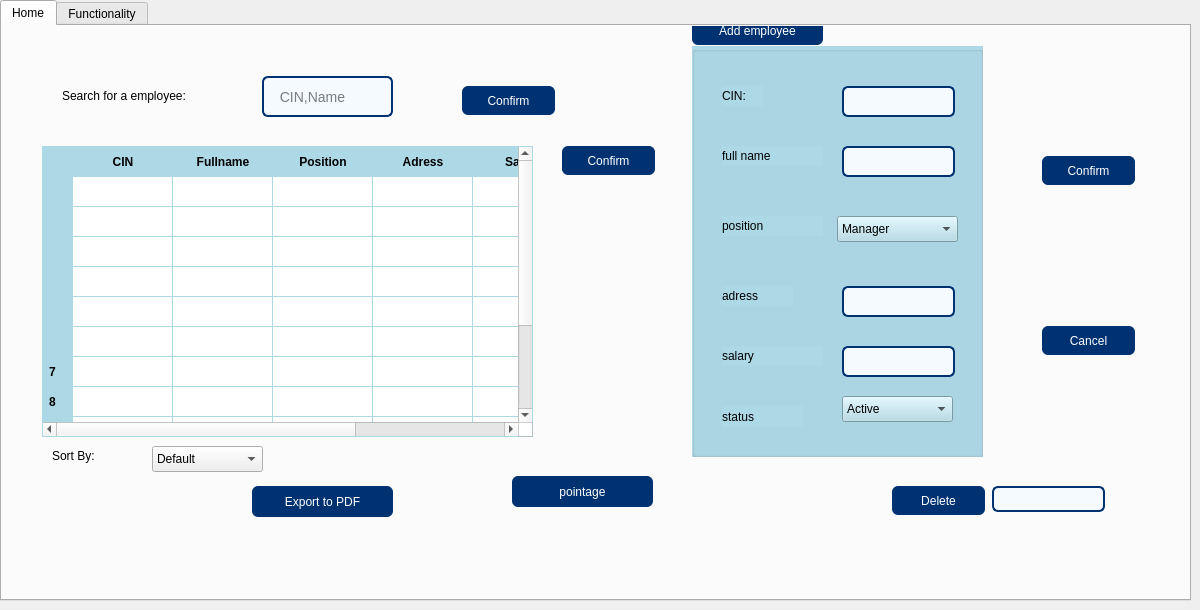
    <widget class="QWidget" name="page_5">
     <widget class="QTabWidget" name="tabWidget_4">
      <property name="geometry">
       <rect>
        <x>0</x>
        <y>0</y>
        <width>1191</width>
        <height>601</height>
       </rect>
      </property>
      <property name="styleSheet">
       <string notr="true">QTabWidget::pane {
    background: transparent;
    border: none;
}

QTabWidget::tab-bar {
    background: transparent;
}

QTabBar::tab {
    background: transparent;
    border: none;
    color: white;
    padding: 6px 12px;
}

QTabBar::tab:selected {
    background: rgba(255,255,255,0);
}

QTabBar::tab:hover {
    background: rgba(255,255,255,0.05);
}

/* Rendre la PAGE interne transparente */
QTabWidget &gt; QWidget {
    background: transparent;
    border: none;
}
</string>
      </property>
      <property name="currentIndex">
       <number>0</number>
      </property>
      <widget class="QWidget" name="tab_8">
       <attribute name="title">
        <string>Home</string>
       </attribute>
       <widget class="QPushButton" name="btnPointage">
        <property name="geometry">
         <rect>
          <x>510</x>
          <y>450</y>
          <width>141</width>
          <height>31</height>
         </rect>
        </property>
        <property name="styleSheet">
         <string notr="true">QPushButton {
	font: 900 9pt &quot;Swis721 Blk BT&quot;;
    background-color: #003271;
    color: white;
    border-radius: 6px;
    padding: 6px 12px;
}
QPushButton:hover { background-color: #004599; }
QPushButton:pressed { background-color: #002050; }</string>
        </property>
        <property name="text">
         <string>pointage</string>
        </property>
       </widget>
       <widget class="QPushButton" name="export_pp">
        <property name="geometry">
         <rect>
          <x>250</x>
          <y>460</y>
          <width>141</width>
          <height>31</height>
         </rect>
        </property>
        <property name="styleSheet">
         <string notr="true">QPushButton {
	font: 900 9pt &quot;Swis721 Blk BT&quot;;
    background-color: #003271;
    color: white;
    border-radius: 6px;
    padding: 6px 12px;
}
QPushButton:hover { background-color: #004599; }
QPushButton:pressed { background-color: #002050; }</string>
        </property>
        <property name="text">
         <string>Export to PDF</string>
        </property>
       </widget>
       <widget class="QTableWidget" name="tab_Employee">
        <property name="geometry">
         <rect>
          <x>40</x>
          <y>120</y>
          <width>491</width>
          <height>291</height>
         </rect>
        </property>
        <property name="styleSheet">
         <string notr="true">QTableWidget {
    background-color: white;
    alternate-background-color: #E6F2FA;
    gridline-color: #ADD8E6;
    border: 1px solid #ADD8E6;
    selection-background-color: #003271;
    selection-color: white;
    font-family: Segoe UI, Arial;
    font-size: 13px;
}

QHeaderView::section {
    background-color: #ADD8E6;
    color: black;
    padding: 6px;
    border: none;
    font-weight: bold;
}

QTableCornerButton::section {
    background-color: #ADD8E6;
    border: none;
}</string>
        </property>
        <row>
         <property name="text">
          <string/>
         </property>
        </row>
        <row>
         <property name="text">
          <string/>
         </property>
        </row>
        <row>
         <property name="text">
          <string/>
         </property>
        </row>
        <row>
         <property name="text">
          <string/>
         </property>
        </row>
        <row>
         <property name="text">
          <string/>
         </property>
        </row>
        <row>
         <property name="text">
          <string/>
         </property>
        </row>
        <row/>
        <row/>
        <row/>
        <row/>
        <row/>
        <row/>
        <column>
         <property name="text">
          <string>CIN</string>
         </property>
        </column>
        <column>
         <property name="text">
          <string>Fullname</string>
         </property>
        </column>
        <column>
         <property name="text">
          <string>Position</string>
         </property>
        </column>
        <column>
         <property name="text">
          <string>Adress</string>
         </property>
        </column>
        <column>
         <property name="text">
          <string>Salary</string>
         </property>
        </column>
        <column>
         <property name="text">
          <string>Status</string>
         </property>
        </column>
       </widget>
       <widget class="QPushButton" name="pushButton_32">
        <property name="geometry">
         <rect>
          <x>560</x>
          <y>120</y>
          <width>93</width>
          <height>29</height>
         </rect>
        </property>
        <property name="styleSheet">
         <string notr="true">QPushButton {
	font: 900 9pt &quot;Swis721 Blk BT&quot;;
    background-color: #003271;
    color: white;
    border-radius: 6px;
    padding: 6px 12px;
}
QPushButton:hover { background-color: #004599; }
QPushButton:pressed { background-color: #002050; }</string>
        </property>
        <property name="text">
         <string>Confirm</string>
        </property>
       </widget>
       <widget class="QPushButton" name="pushButton_39">
        <property name="geometry">
         <rect>
          <x>690</x>
          <y>-10</y>
          <width>131</width>
          <height>29</height>
         </rect>
        </property>
        <property name="styleSheet">
         <string notr="true">QPushButton {
	font: 900 9pt &quot;Swis721 Blk BT&quot;;
    background-color: #003271;
    color: white;
    border-radius: 6px;
    padding: 6px 12px;
}
QPushButton:hover { background-color: #004599; }
QPushButton:pressed { background-color: #002050; }</string>
        </property>
        <property name="text">
         <string>Add employee</string>
        </property>
       </widget>
       <widget class="QGroupBox" name="groupBox_5">
        <property name="geometry">
         <rect>
          <x>690</x>
          <y>20</y>
          <width>291</width>
          <height>411</height>
         </rect>
        </property>
        <property name="styleSheet">
         <string notr="true">background-color: rgb(173, 216, 230);</string>
        </property>
        <property name="title">
         <string/>
        </property>
        <widget class="QLabel" name="label_50">
         <property name="geometry">
          <rect>
           <x>30</x>
           <y>40</y>
           <width>41</width>
           <height>20</height>
          </rect>
         </property>
         <property name="styleSheet">
          <string notr="true">font: 900 9pt &quot;Swis721 Blk BT&quot;;
</string>
         </property>
         <property name="text">
          <string>CIN:</string>
         </property>
        </widget>
        <widget class="QLabel" name="label_51">
         <property name="geometry">
          <rect>
           <x>30</x>
           <y>100</y>
           <width>101</width>
           <height>20</height>
          </rect>
         </property>
         <property name="styleSheet">
          <string notr="true">font: 900 9pt &quot;Swis721 Blk BT&quot;;
</string>
         </property>
         <property name="text">
          <string>full name</string>
         </property>
        </widget>
        <widget class="QLabel" name="label_52">
         <property name="geometry">
          <rect>
           <x>30</x>
           <y>240</y>
           <width>71</width>
           <height>20</height>
          </rect>
         </property>
         <property name="styleSheet">
          <string notr="true">font: 900 9pt &quot;Swis721 Blk BT&quot;;
</string>
         </property>
         <property name="text">
          <string>adress</string>
         </property>
        </widget>
        <widget class="QLabel" name="label_53">
         <property name="geometry">
          <rect>
           <x>30</x>
           <y>170</y>
           <width>101</width>
           <height>20</height>
          </rect>
         </property>
         <property name="styleSheet">
          <string notr="true">font: 900 9pt &quot;Swis721 Blk BT&quot;;
</string>
         </property>
         <property name="text">
          <string>position</string>
         </property>
        </widget>
        <widget class="QLabel" name="label_54">
         <property name="geometry">
          <rect>
           <x>30</x>
           <y>300</y>
           <width>101</width>
           <height>20</height>
          </rect>
         </property>
         <property name="styleSheet">
          <string notr="true">font: 900 9pt &quot;Swis721 Blk BT&quot;;
</string>
         </property>
         <property name="text">
          <string>salary</string>
         </property>
        </widget>
        <widget class="QLabel" name="label_55">
         <property name="geometry">
          <rect>
           <x>30</x>
           <y>360</y>
           <width>81</width>
           <height>21</height>
          </rect>
         </property>
         <property name="styleSheet">
          <string notr="true">font: 900 9pt &quot;Swis721 Blk BT&quot;;
</string>
         </property>
         <property name="text">
          <string>status</string>
         </property>
        </widget>
        <widget class="QLineEdit" name="e_cin">
         <property name="geometry">
          <rect>
           <x>150</x>
           <y>40</y>
           <width>113</width>
           <height>31</height>
          </rect>
         </property>
         <property name="styleSheet">
          <string notr="true">QLineEdit {
    background-color: #f4faff;
    border: 2px solid #003271;
    border-radius: 6px;
    padding: 6px 10px;
    font-size: 14px;
    color: #000000;
}

QLineEdit:focus {
    border: 2px solid #1e6fd9;
    background-color: #ffffff;
}</string>
         </property>
        </widget>
        <widget class="QLineEdit" name="e_address">
         <property name="geometry">
          <rect>
           <x>150</x>
           <y>240</y>
           <width>113</width>
           <height>31</height>
          </rect>
         </property>
         <property name="styleSheet">
          <string notr="true">QLineEdit {
    background-color: #f4faff;
    border: 2px solid #003271;
    border-radius: 6px;
    padding: 6px 10px;
    font-size: 14px;
    color: #000000;
}

QLineEdit:focus {
    border: 2px solid #1e6fd9;
    background-color: #ffffff;
}</string>
         </property>
        </widget>
        <widget class="QLineEdit" name="e_salary">
         <property name="geometry">
          <rect>
           <x>150</x>
           <y>300</y>
           <width>113</width>
           <height>31</height>
          </rect>
         </property>
         <property name="styleSheet">
          <string notr="true">QLineEdit {
    background-color: #f4faff;
    border: 2px solid #003271;
    border-radius: 6px;
    padding: 6px 10px;
    font-size: 14px;
    color: #000000;
}

QLineEdit:focus {
    border: 2px solid #1e6fd9;
    background-color: #ffffff;
}</string>
         </property>
        </widget>
        <widget class="QLineEdit" name="e_fullname">
         <property name="geometry">
          <rect>
           <x>150</x>
           <y>100</y>
           <width>113</width>
           <height>31</height>
          </rect>
         </property>
         <property name="styleSheet">
          <string notr="true">QLineEdit {
    background-color: #f4faff;
    border: 2px solid #003271;
    border-radius: 6px;
    padding: 6px 10px;
    font-size: 14px;
    color: #000000;
}

QLineEdit:focus {
    border: 2px solid #1e6fd9;
    background-color: #ffffff;
}</string>
         </property>
        </widget>
        <widget class="QComboBox" name="e_position">
         <property name="geometry">
          <rect>
           <x>145</x>
           <y>170</y>
           <width>121</width>
           <height>26</height>
          </rect>
         </property>
         <item>
          <property name="text">
           <string>Manager</string>
          </property>
         </item>
         <item>
          <property name="text">
           <string>Assistant</string>
          </property>
         </item>
         <item>
          <property name="text">
           <string>Technician</string>
          </property>
         </item>
         <item>
          <property name="text">
           <string>Sales Representative</string>
          </property>
         </item>
         <item>
          <property name="text">
           <string>HR Specialist</string>
          </property>
         </item>
         <item>
          <property name="text">
           <string>Accountant</string>
          </property>
         </item>
         <item>
          <property name="text">
           <string>Security</string>
          </property>
         </item>
         <item>
          <property name="text">
           <string>Intern</string>
          </property>
         </item>
        </widget>
        <widget class="QComboBox" name="e_status">
         <property name="geometry">
          <rect>
           <x>150</x>
           <y>350</y>
           <width>111</width>
           <height>26</height>
          </rect>
         </property>
         <item>
          <property name="text">
           <string>Active</string>
          </property>
         </item>
         <item>
          <property name="text">
           <string>Inactive</string>
          </property>
         </item>
         <item>
          <property name="text">
           <string>On Probation</string>
          </property>
         </item>
         <item>
          <property name="text">
           <string>Resigned</string>
          </property>
         </item>
         <item>
          <property name="text">
           <string>Terminated</string>
          </property>
         </item>
        </widget>
       </widget>
       <widget class="QLabel" name="label_49">
        <property name="geometry">
         <rect>
          <x>60</x>
          <y>60</y>
          <width>181</width>
          <height>20</height>
         </rect>
        </property>
        <property name="styleSheet">
         <string notr="true">font: 900 9pt &quot;Swis721 Blk BT&quot;;</string>
        </property>
        <property name="text">
         <string>Search for a employee:</string>
        </property>
       </widget>
       <widget class="QPushButton" name="confirmb">
        <property name="geometry">
         <rect>
          <x>1040</x>
          <y>130</y>
          <width>93</width>
          <height>29</height>
         </rect>
        </property>
        <property name="styleSheet">
         <string notr="true">QPushButton {
	font: 900 9pt &quot;Swis721 Blk BT&quot;;
    background-color: #003271;
    color: white;
    border-radius: 6px;
    padding: 6px 12px;
}
QPushButton:hover { background-color: #004599; }
QPushButton:pressed { background-color: #002050; }</string>
        </property>
        <property name="text">
         <string>Confirm</string>
        </property>
       </widget>
       <widget class="QPushButton" name="pushButton_29">
        <property name="geometry">
         <rect>
          <x>460</x>
          <y>60</y>
          <width>93</width>
          <height>29</height>
         </rect>
        </property>
        <property name="styleSheet">
         <string notr="true">QPushButton {
	font: 900 9pt &quot;Swis721 Blk BT&quot;;
    background-color: #003271;
    color: white;
    border-radius: 6px;
    padding: 6px 12px;
}
QPushButton:hover { background-color: #004599; }
QPushButton:pressed { background-color: #002050; }</string>
        </property>
        <property name="text">
         <string>Confirm</string>
        </property>
       </widget>
       <widget class="QLineEdit" name="lineEdit_19">
        <property name="geometry">
         <rect>
          <x>260</x>
          <y>50</y>
          <width>131</width>
          <height>41</height>
         </rect>
        </property>
        <property name="styleSheet">
         <string notr="true">QLineEdit {
    background-color: #f4faff;
    border: 2px solid #003271;
    border-radius: 6px;
    padding: 6px 10px;
    font-size: 14px;
    color: #000000;
}

QLineEdit:focus {
    border: 2px solid #1e6fd9;
    background-color: #ffffff;
}</string>
        </property>
        <property name="placeholderText">
         <string> CIN,Name</string>
        </property>
       </widget>
       <widget class="QPushButton" name="pushButton_31">
        <property name="geometry">
         <rect>
          <x>890</x>
          <y>460</y>
          <width>93</width>
          <height>29</height>
         </rect>
        </property>
        <property name="styleSheet">
         <string notr="true">QPushButton {
	font: 900 9pt &quot;Swis721 Blk BT&quot;;
    background-color: #003271;
    color: white;
    border-radius: 6px;
    padding: 6px 12px;
}
QPushButton:hover { background-color: #004599; }
QPushButton:pressed { background-color: #002050; }</string>
        </property>
        <property name="text">
         <string>Delete</string>
        </property>
       </widget>
       <widget class="QLabel" name="label_48">
        <property name="geometry">
         <rect>
          <x>50</x>
          <y>420</y>
          <width>63</width>
          <height>20</height>
         </rect>
        </property>
        <property name="styleSheet">
         <string notr="true">font: 900 9pt &quot;Swis721 Blk BT&quot;;</string>
        </property>
        <property name="text">
         <string>Sort By:</string>
        </property>
       </widget>
       <widget class="QPushButton" name="pushButton_41">
        <property name="geometry">
         <rect>
          <x>1040</x>
          <y>300</y>
          <width>93</width>
          <height>29</height>
         </rect>
        </property>
        <property name="styleSheet">
         <string notr="true">QPushButton {
	font: 900 9pt &quot;Swis721 Blk BT&quot;;
    background-color: #003271;
    color: white;
    border-radius: 6px;
    padding: 6px 12px;
}
QPushButton:hover { background-color: #004599; }
QPushButton:pressed { background-color: #002050; }</string>
        </property>
        <property name="text">
         <string>Cancel</string>
        </property>
       </widget>
       <widget class="QLineEdit" name="lineEdit_20">
        <property name="geometry">
         <rect>
          <x>990</x>
          <y>460</y>
          <width>113</width>
          <height>26</height>
         </rect>
        </property>
        <property name="styleSheet">
         <string notr="true">QLineEdit {
    background-color: #f4faff;
    border: 2px solid #003271;
    border-radius: 6px;
    padding: 6px 10px;
    font-size: 14px;
    color: #000000;
}

QLineEdit:focus {
    border: 2px solid #1e6fd9;
    background-color: #ffffff;
}</string>
        </property>
       </widget>
       <widget class="QComboBox" name="comboBox_Emp_Sort">
        <property name="geometry">
         <rect>
          <x>150</x>
          <y>420</y>
          <width>111</width>
          <height>26</height>
         </rect>
        </property>
        <item>
         <property name="text">
          <string>Default</string>
         </property>
        </item>
        <item>
         <property name="text">
          <string>Name</string>
         </property>
        </item>
        <item>
         <property name="text">
          <string>CIN</string>
         </property>
        </item>
        <item>
         <property name="text">
          <string>Salary</string>
         </property>
        </item>
       </widget>
      </widget>
      <widget class="QWidget" name="tab_9">
       <attribute name="title">
        <string>Functionality</string>
       </attribute>
       <widget class="QWidget" name="widget_Emp_Chart_2" native="true">
        <property name="geometry">
         <rect>
          <x>210</x>
          <y>140</y>
          <width>661</width>
          <height>321</height>
         </rect>
        </property>
       </widget>
       <widget class="QPushButton" name="pushButton_Emp_Stats">
        <property name="geometry">
         <rect>
          <x>420</x>
          <y>60</y>
          <width>211</width>
          <height>29</height>
         </rect>
        </property>
        <property name="styleSheet">
         <string notr="true">QPushButton {
	font: 900 9pt &quot;Swis721 Blk BT&quot;;
    background-color: #003271;
    color: white;
    border-radius: 6px;
    padding: 6px 12px;
}
QPushButton:hover { background-color: #004599; }
QPushButton:pressed { background-color: #002050; }</string>
        </property>
        <property name="text">
         <string>statistics</string>
        </property>
       </widget>
      </widget>
     </widget>
    </widget>
